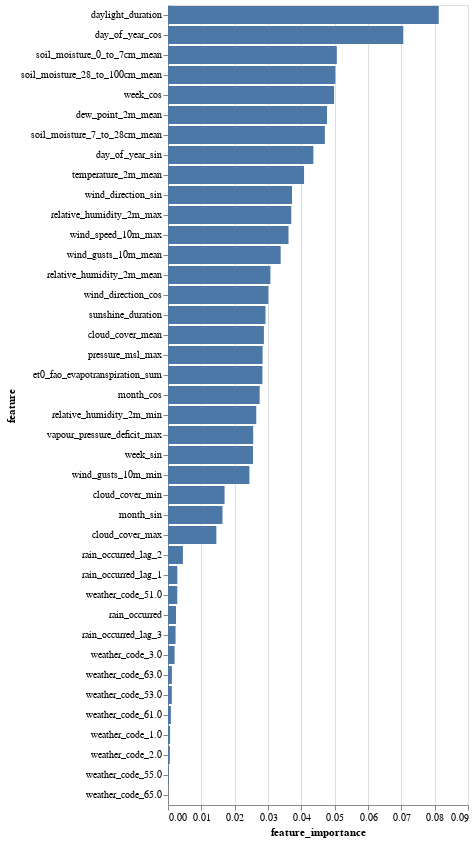

Notebook code cell kept with this figure:
### Code cell
alt.Chart(feat_imp_rf_df).mark_bar().encode(
    x='feature_importance',
    y=alt.Y("feature", sort='-x'),
    tooltip=['feature','feature_importance'])

### Figure 1 — Vega-Lite specification as saved in the notebook (floating-point values rounded to 4 significant figures)
{"config": {"view": {"continuousWidth": 300, "continuousHeight": 300}}, "data": {"name": "data-f0053404e234113c2675a5c58746f01d"}, "mark": {"type": "bar"}, "encoding": {"tooltip": [{"field": "feature", "type": "nominal"}, {"field": "feature_importance", "type": "quantitative"}], "x": {"field": "feature_importance", "type": "quantitative"}, "y": {"field": "feature", "sort": "-x", "type": "nominal"}}, "$schema": "https://vega.github.io/schema/vega-lite/v5.20.1.json", "datasets": {"data-f0053404e234113c2675a5c58746f01d": [{"feature": "daylight_duration", "feature_importance": 0.08122}, {"feature": "day_of_year_cos", "feature_importance": 0.07059}, {"feature": "soil_moisture_0_to_7cm_mean", "feature_importance": 0.05064}, {"feature": "soil_moisture_28_to_100cm_mean", "feature_importance": 0.0502}, {"feature": "week_cos", "feature_importance": 0.04983}, {"feature": "dew_point_2m_mean", "feature_importance": 0.04771}, {"feature": "soil_moisture_7_to_28cm_mean", "feature_importance": 0.04706}, {"feature": "day_of_year_sin", "feature_importance": 0.04361}, {"feature": "temperature_2m_mean", "feature_importance": 0.04082}, {"feature": "wind_direction_sin", "feature_importance": 0.03721}, {"feature": "relative_humidity_2m_max", "feature_importance": 0.03699}, {"feature": "wind_speed_10m_max", "feature_importance": 0.03615}, {"feature": "wind_gusts_10m_mean", "feature_importance": 0.03381}, {"feature": "relative_humidity_2m_mean", "feature_importance": 0.03072}, {"feature": "wind_direction_cos", "feature_importance": 0.0301}, {"feature": "sunshine_duration", "feature_importance": 0.02924}, {"feature": "cloud_cover_mean", "feature_importance": 0.02877}, {"feature": "pressure_msl_max", "feature_importance": 0.02838}, {"feature": "et0_fao_evapotranspiration_sum", "feature_importance": 0.02833}, {"feature": "month_cos", "feature_importance": 0.02751}, {"feature": "relative_humidity_2m_min", "feature_importance": 0.02648}, {"feature": "vapour_pressure_deficit_max", "feature_importance": 0.02556}, {"feature": "week_sin", "feature_importance": 0.02549}, {"feature": "wind_gusts_10m_min", "feature_importance": 0.02442}, {"feature": "cloud_cover_min", "feature_importance": 0.01697}, {"feature": "month_sin", "feature_importance": 0.01635}, {"feature": "cloud_cover_max", "feature_importance": 0.01451}, {"feature": "rain_occurred_lag_2", "feature_importance": 0.004464}, {"feature": "rain_occurred_lag_1", "feature_importance": 0.002796}, {"feature": "weather_code_51.0", "feature_importance": 0.002785}, {"feature": "rain_occurred", "feature_importance": 0.002398}, {"feature": "rain_occurred_lag_3", "feature_importance": 0.00227}, {"feature": "weather_code_3.0", "feature_importance": 0.001969}, {"feature": "weather_code_63.0", "feature_importance": 0.001164}, {"feature": "weather_code_53.0", "feature_importance": 0.001146}, {"feature": "weather_code_61.0", "feature_importance": 0.0008685}, {"feature": "weather_code_1.0", "feature_importance": 0.0006206}, {"feature": "weather_code_2.0", "feature_importance": 0.0005543}, {"feature": "weather_code_55.0", "feature_importance": 0.0002327}, {"feature": "weather_code_65.0", "feature_importance": 5.796e-05}]}}
